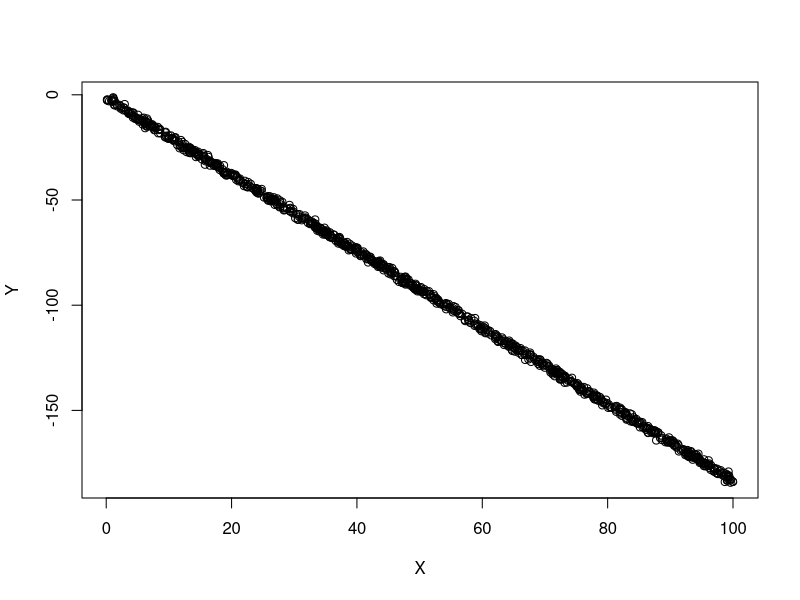

This chart was generated by the following R code:
## ---- chunk 1
knitr::opts_chunk$set(echo = TRUE)
## ---- chunk 2

set.seed(0)
N <- 1000
X <- runif(N, 0, 100)
epsilon <-rnorm(N, 0, 1)

beta_0 = 5 - 2*5*runif(1)
beta_1 = beta_0 = 3 - 2*3*runif(1)

Y <- beta_0 + beta_1 * X + epsilon

train_idx <- sample(1:N, 70)

X_train <- X[train_idx]
Y_train <- Y[train_idx]
X_test <- X[-train_idx]
Y_test <- Y[-train_idx]

linear_model <- lm(Y_train ~ X_train)
Y_pred_linear_train <- predict(linear_model, data.frame(X_train = X_train))
Y_pred_linear_test <- predict(linear_model, data.frame(X_train = X_test))

cubic_model <- lm(Y_train ~ poly(X_train, 3, raw = TRUE))

Y_pred_cubic_train <- predict(cubic_model, data.frame(X_train = X_train))
Y_pred_cubic_test <- predict(cubic_model, data.frame(X_train = X_test))

RSS_linear_train <- sum((Y_train - Y_pred_linear_train)^2)
RSS_cubic_train <- sum((Y_train - Y_pred_cubic_train)^2)

RSS_linear_test <- sum((Y_test - Y_pred_linear_test)^2)
RSS_cubic_test <- sum((Y_test - Y_pred_cubic_test)^2)

results <- data.frame(
  Model = c("Linear", "Cubic"),
  Training_RSS = c(RSS_linear_train, RSS_cubic_train),
  Test_RSS = c(RSS_linear_test, RSS_cubic_test)
)

print(results)

plot(data.frame(X, Y))


